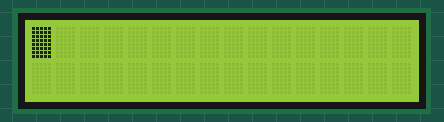
Simulated run of this program. Board: ATmega32, built with avr-gcc and emulated at 16 MHz. On the bench: 16×2 character LCD. Wiring (inferred from the names in the program): character LCD (HD44780): RS PB1; R/W PB2; E PB3; data PC4, PC5, PC6, PC7. EEPROM starts erased. At 0.9 s the program stops and its outputs stay as they are.

Above: at 0.1 s.
At 1.0 s:
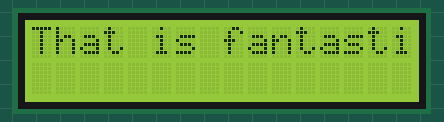

The program:

main.c
```c
/*
 * Glove for deaf.c
 *
 * Created: 2/7/2023 2:53:05 PM
 * Author : Ziad Elbouriny
 */
#define F_CPU 16000000UL
#include <util/delay.h>

#include "ATMEGA32_REG.h"
#include "BIT_MATH.h"
#include "DATA_TYPES.h"
/*MCAL*/
#include "ADC_interface.h"
#include "DIO_Interface.h"
#include "I2C_interface.h"
/* HAL */
#include "LCD_cofig.h"
#include "LCD_interface.h"
#include "EEPROM_interface.h"

void savingSentences(void);

int main(void)

{
	/*ADC PINS*/
	DIO_SetPortDirection(DIO_PORTA,DIO_PORT_INPUT);

	/*LCD PINS*/
	 DIO_SetPinDirection(DIO_PORTC,DIO_PIN4,DIO_PIN_OUTPUT);
	 DIO_SetPinDirection(DIO_PORTC,DIO_PIN5,DIO_PIN_OUTPUT);
	 DIO_SetPinDirection(DIO_PORTC,DIO_PIN6,DIO_PIN_OUTPUT);
	 DIO_SetPinDirection(DIO_PORTC,DIO_PIN7,DIO_PIN_OUTPUT);
	 DIO_SetPinDirection(DIO_PORTB,DIO_PIN1,DIO_PIN_OUTPUT);
	 DIO_SetPinDirection(DIO_PORTB,DIO_PIN2,DIO_PIN_OUTPUT);
	 DIO_SetPinDirection(DIO_PORTB,DIO_PIN3,DIO_PIN_OUTPUT);

	LCD_init();
	savingSentences();

	u8 st[18];
	st[18] = '\0';
	for(u8 i = 0; i <= 16; i++)
	{
		st[i] = EEPROM_Read_Byte(i+30);
	};

	LCD_display(st);

	//LCD_sendChar(EEPROM_Read_Byte(68));
	//LCD_sendChar(EEPROM_Read_Byte(69));
	//LCD_sendChar(EEPROM_Read_Byte(70));
	//LCD_sendChar(EEPROM_Read_Byte(71));
	//LCD_sendChar(EEPROM_Read_Byte(72));
	//LCD_sendChar(EEPROM_Read_Byte(73));
	//LCD_sendChar(EEPROM_Read_Byte(74));
	//LCD_sendChar(EEPROM_Read_Byte(75));
	//LCD_sendChar(EEPROM_Read_Byte(76));
	//LCD_sendChar(EEPROM_Read_Byte(78));
	//LCD_sendChar(EEPROM_Read_Byte(79));
	//LCD_sendChar(EEPROM_Read_Byte(80));
	//LCD_sendChar(EEPROM_Read_Byte(81));
	//LCD_sendChar(EEPROM_Read_Byte(82));
	//LCD_sendChar(EEPROM_Read_Byte(83));
	//LCD_sendChar(EEPROM_Read_Byte(84));
	//LCD_sendChar(EEPROM_Read_Byte(85));


	ADC_init();
	u16 digitalValue1=0;
	u16 digitalValue2=0;
	u32 number=80;

	/* Replace with your application code */
	while (1)
	{

		//ADC_getDigitalValue(&digitalValue1,ADC_CHANNEL_1);
		//u16 analogValue1=(u32)(digitalValue1*5000UL/1024);
		//LCD_goToSpecificPosition(LCD_LINE_ONE,0);
		//LCD_display("value1=");
		//LCD_goToSpecificPosition(LCD_LINE_ONE,7);
		//LCD_writeNumber(analogValue1);
		//ADC_getDigitalValue(&digitalValue2,ADC_CHANNEL_0);
		//u16 analogValue2=(u32)(digitalValue2*5000UL/1024);
		//LCD_goToSpecificPosition(LCD_LINE_TWO,0);
		//LCD_display("value2=");
		//LCD_goToSpecificPosition(LCD_LINE_TWO,7);
		//LCD_writeNumber(analogValue2);

	}
}

void savingSentences()
{
	EEPROM_Write_Byte(0,'I');
	EEPROM_Write_Byte(1,' ');
	EEPROM_Write_Byte(2,'L');
	EEPROM_Write_Byte(3,'o');
	EEPROM_Write_Byte(4,'v');
	EEPROM_Write_Byte(5,'e');
	EEPROM_Write_Byte(6,' ');
	EEPROM_Write_Byte(7,'Y');
	EEPROM_Write_Byte(8,'o');
	EEPROM_Write_Byte(9,'u');

	EEPROM_Write_Byte(10,'G');
	EEPROM_Write_Byte(11,'o');
	EEPROM_Write_Byte(12,'o');
	EEPROM_Write_Byte(13,'d');
	EEPROM_Write_Byte(14,' ');
	EEPROM_Write_Byte(15,'J');
	EEPROM_Write_Byte(16,'o');
	EEPROM_Write_Byte(17,'b');

	EEPROM_Write_Byte(18,'I');
	EEPROM_Write_Byte(19,' ');
	EEPROM_Write_Byte(20,'w');
	EEPROM_Write_Byte(21,'a');
	EEPROM_Write_Byte(22,'t');
	EEPROM_Write_Byte(23,'c');
	EEPROM_Write_Byte(24,'h');
	EEPROM_Write_Byte(25,' ');
	EEPROM_Write_Byte(27,'y');
	EEPROM_Write_Byte(28,'o');
	EEPROM_Write_Byte(29,'u');

	EEPROM_Write_Byte(30,'T');
	EEPROM_Write_Byte(31,'h');
	EEPROM_Write_Byte(32,'a');
	EEPROM_Write_Byte(33,'t');
	EEPROM_Write_Byte(34,' ');
	EEPROM_Write_Byte(35,'i');
	EEPROM_Write_Byte(36,'s');
	EEPROM_Write_Byte(37,' ');
	EEPROM_Write_Byte(38,'f');
	EEPROM_Write_Byte(39,'a');
	EEPROM_Write_Byte(40,'n');
	EEPROM_Write_Byte(41,'t');
	EEPROM_Write_Byte(42,'a');
	EEPROM_Write_Byte(43,'s');
	EEPROM_Write_Byte(44,'t');
	EEPROM_Write_Byte(45,'i');
	EEPROM_Write_Byte(46,'c');

	EEPROM_Write_Byte(47,'I');
	EEPROM_Write_Byte(48,' ');
	EEPROM_Write_Byte(49,'w');
	EEPROM_Write_Byte(50,'i');
	EEPROM_Write_Byte(51,'s');
	EEPROM_Write_Byte(52,'h');
	EEPROM_Write_Byte(53,' ');
	EEPROM_Write_Byte(54,'y');
	EEPROM_Write_Byte(55,'o');
	EEPROM_Write_Byte(56,'u');
	EEPROM_Write_Byte(57,' ');
	EEPROM_Write_Byte(58,'g');
	EEPROM_Write_Byte(59,'o');
	EEPROM_Write_Byte(60,'o');
	EEPROM_Write_Byte(61,'d');
	EEPROM_Write_Byte(62,' ');
	EEPROM_Write_Byte(63,'l');
	EEPROM_Write_Byte(64,'i');
	EEPROM_Write_Byte(65,'f');
	EEPROM_Write_Byte(67,'e');

	EEPROM_Write_Byte(68,'I');
	EEPROM_Write_Byte(69,' ');
	EEPROM_Write_Byte(70,'r');
	EEPROM_Write_Byte(71,'e');
	EEPROM_Write_Byte(72,'a');
	EEPROM_Write_Byte(73,'l');
	EEPROM_Write_Byte(74,'l');
	EEPROM_Write_Byte(75,'y');
	EEPROM_Write_Byte(76,' ');
	EEPROM_Write_Byte(78,'l');
	EEPROM_Write_Byte(79,'o');
	EEPROM_Write_Byte(80,'v');
	EEPROM_Write_Byte(81,'e');
	EEPROM_Write_Byte(82,' ');
	EEPROM_Write_Byte(83,'y');
	EEPROM_Write_Byte(84,'o');
	EEPROM_Write_Byte(85,'u');

	EEPROM_Write_Byte(86,'Y');
	EEPROM_Write_Byte(87,'o');
	EEPROM_Write_Byte(88,'u');

}
```

ADC_interface.h
```c
/*
 * ADC_interface.h
 *
 * Created: 9/24/2022 11:21:09 AM
 *  Author: LEGION
 */
/*utilities*/

#include "BIT_MATH.h"
#include "DATA_TYPES.h"
#include "ATMEGA32_REG.h"


/*Channel Numbers*/
#define ADC_CHANNEL_0        0
#define	ADC_CHANNEL_1        1
#define	ADC_CHANNEL_2        2
#define	ADC_CHANNEL_3        3
#define	ADC_CHANNEL_4        4
#define	ADC_CHANNEL_5        5
#define	ADC_CHANNEL_6        6
#define ADC_CHANNEL_7        7


#ifndef ADC_INTERFACE_H_
#define ADC_INTERFACE_H_
void ADC_init(void);
void ADC_getDigitalValue(u16*digitalValue,u8 channelNumber);


#endif /* ADC_INTERFACE_H_ */
```

ADC_program.c
```c
/*
 * ADC_program.c
 *
 * Created: 9/24/2022 11:20:40 AM
 *  Author: LEGION
 */
/*utilities*/
#include "ATMEGA32_REG.h"
#include "BIT_MATH.h"
#include "DATA_TYPES.h"
/*MCAL*/
#include "ADC_interface.h"

void ADC_init(void)
{
		/*Reference volt AVCC (AREF (6=0,7=0) ,internal (6=1,7=1))*/
		SET_BIT(ADMUX,6);
		CLR_BIT(ADMUX,7);
		CLR_BIT(ADMUX,5);//select to the right adjust
		CLR_BIT(ADCSRA,5);//Disable Auto Trigger (single mode conversion)
		CLR_BIT(ADCSRA,3);//ADC interrupt Disable
		/*ADC Prescaler 128 for 16MHZ (125KHZ)*/
		SET_BIT(ADCSRA,0);
		SET_BIT(ADCSRA,1);
		SET_BIT(ADCSRA,2);


		SET_BIT(ADCSRA,7);//ADC Enable
}
void ADC_getDigitalValue(u16*digitalValue,u8 channelNumber)
{
	if(channelNumber<32 && digitalValue!=NULL)
	{
		/*Select Channel */
		ADMUX &= 0B11100000;
		ADMUX |= channelNumber;
		/*Start Conversion*/
		SET_BIT(ADCSRA,6);
		/*wait for the flag*/
		while(!GET_BIT(ADCSRA,4));
		/*Clear Flag */
		SET_BIT(ADCSRA,4);
		/*Read Digital Value */
		*digitalValue=ADC_u16;
	}

}
```

ATMEGA32_REG.h
```c
/*
 * ATMEGA32_REG.h
 *
 * Created: 9/3/2022 11:56:09 AM
 *  Author: LEGION
 */


#ifndef ATMEGA32_REG_H_
#define ATMEGA32_REG_H_
		/*DIO REGUSTERS*/
/*DATA DIRECTION REGISTERS*/
#define DDRA  (*(volatile u8*)0x3A)
#define DDRB  (*(volatile u8*)0x37)
#define DDRC  (*(volatile u8*)0x34)
#define DDRD  (*(volatile u8*)0x31)

/*OUTPUT REGISTERS*/
#define PORTA  (*(volatile u8*)0x3B)
#define PORTB  (*(volatile u8*)0x38)
#define PORTC  (*(volatile u8*)0x35)
#define PORTD  (*(volatile u8*)0x32)

/*INPUT REGISTERS*/

#define PINA  (*(volatile u8*)0x39)
#define PINB  (*(volatile u8*)0x36)
#define PINC  (*(volatile u8*)0x33)
#define PIND  (*(volatile u8*)0x30)


		/* EXTERNAL INTERRUPTS REGISTERS */
#define MCUCR (*(volatile u8*)0x55)
#define MCUCSR (*(volatile u8*)0x54)
#define GICR (*(volatile u8*)0x5B)
#define GIFR (*(volatile u8*)0x5A)

#define SREG (*(volatile u8*)0x5F)


		/* ADC registers */

//ADC Multiplexer Selection Register
#define ADMUX (*(volatile u8*)0x27)
//ADC Control and Status Register
#define ADCSRA (*(volatile u8*)0x26)
/*The ADC Data Register*/
#define ADCH (*(volatile u8*)0x25)
#define ADCL (*(volatile u8*)0x24)
#define ADC_u16 (*(volatile u16*)0x24)
//Special FunctionIO Register
#define SFIOR (*(volatile u8*)0x50)

/*TIMERS REGISTERS*/
/*TIMER0 */
#define TCCR0 (*(volatile u8*)0x53)
#define TCNT0 (*(volatile u8*)0x52)
#define OCR0 (*(volatile u8*)0x5C)
#define TIMSK (*(volatile u8*)0x59)
#define TIFR (*(volatile u8*)0x58)

/* UART REGISTERS*/

// USART I/O Data Register
#define UDR            (*(volatile u8*)0x2C)

// USART Control and Status Register A
#define UCSRA          (*(volatile u8*)0x2B)

// USART Control and Status Register B
#define UCSRB          (*(volatile u8*)0x2A)

// USART Control and Status Register C
#define UCSRC          (*(volatile u8*)0x40)

// USART Baud Rate Registers
#define UBRRL          (*(volatile u8*)0x29)
#define UBRRH          (*(volatile u8*)0x40)

/*I2C(TWI) Registers*/
//TWI Bit Rate Register
#define  TWBR			(*(volatile u8*)0x20)
//TWI Control Register
#define TWCR			(*(volatile u8*)0x56)
//TWI Status Register
#define TWSR			(*(volatile u8*)0x21)
//TWI Data Register
#define TWDR			(*(volatile u8*)0x23)
//TWI (Slave) Address Register
#define TWAR			(*(volatile u8*)0x22)

/* EEPROM */

#define EEARL              *((volatile u8*)0x3E)
#define EEARH              *((volatile u8*)0x3F)
#define EEDR               *((volatile u8*)0x3D)
#define EECR               *((volatile u8*)0x3C)
#define EEAR_u16           *((volatile u16*)0x3E)

#endif /* ATMEGA32_REG_H_ */
```

DATA_TYPES.h
```c
/******************************************************************************
*                                                                             *
************************* Date    : 27/8/2022      ****************************
************************* Name    : Mohamed Ashraf ****************************
************************* version : 1.0            ****************************
************************* SWC     : BIT MATH       ****************************
*                                                                             *
******************************************************************************/


#ifndef DATA_TYPES_H_INCLUDED
#define DATA_TYPES_H_INCLUDED

typedef unsigned char 				u8;
typedef signed char 				s8;

typedef unsigned short int			u16;
typedef signed short int 			s16;

typedef unsigned long int			u32;
typedef signed long int 			s32;

typedef float                       f32;
typedef double                      f64;
#define NULL 0


#endif 
```

EEPROM_interface.h
```c
/*
 * EEPROM_interface.h
 *
 * Created: 2/11/2023 10:32:58 PM
 *  Author: Kimo Store
 */


#ifndef EEPROM_INTERFACE_H_
#define EEPROM_INTERFACE_H_


void EEPROM_Write_Byte(u8 address,u8 value);

u8 EEPROM_Read_Byte(u8 address);


#endif /* EEPROM_INTERFACE_H_ */
```

EEPROM_program.c
```c
/*
 * EEPROM_program.c
 *
 * Created: 2/11/2023 10:33:22 PM
 *  Author: Kimo Store
 */

/* UTILES_LIB */

#include "BIT_MATH.h"
#include "DATA_TYPES.h"
#include "ATMEGA32_REG.h"


void EEPROM_Write_Byte(u8 address,u8 value)
{

		while( GET_BIT(EECR,1)==1 );  /* POLLING WITH BLOCKING to wait until the EEWE is cleared */

		EEAR_u16 = address;
												//EECR |= (1<<EERE);


		EEDR = value;
		SET_BIT(EECR,2);						//EECR |= (1<<EEMWE);
		SET_BIT(EECR,1);						//EECR |= (1<<EEWE);


}

void EEPROM_Read_Byte(u8 address,u8 *value)
{

	while( GET_BIT(EECR,1)==1 );


	EEAR_u16 = address;

	SET_BIT(EECR,0);							//EECR |= (1<<EERE);


	*value = EEDR;


}
```

I2C_INTERFACE.h
```c
/*
 * I2C_INTERFACE.h
 *
 * Created: 10/21/2022 11:12:29 AM
 *  Author: Ziad Elbouriny
 */


#ifndef TWI_INTERFACE_H_
#define TWI_INTERFACE_H_


void TWI_initMaster           (void);
void TWI_initSlave            (u8 slaveAdd);
void TWI_sendStartCondition   (void);
void TWI_sendRepStartCondition(void);
void TWI_sendStopCondition    (void);
void TWI_sendSlaveAddwithWrite(u8 slaveAdd);
void TWI_sendSlaveAddwithRead (u8 slaveAdd);
void TWI_sendMasterDataByte   (u8 TxData);
void TWI_readMasterDataByte   (u8* RxData);


#endif /* TWI_INTERFACE_H_ */
```

I2C_PROGRAM.c
```c
/*
 * I2C_PROGRAM.c
 *
 * Created: 10/21/2022 11:12:06 AM
 *  Author: Ziad Elbouriny
 */

/* UTILES_LIB */
#include "DATA_TYPES.h"
#include "BIT_MATH.h"
#include "ATMEGA32_REG.h"

/* MCAL */
#include "I2C_INTERFACE.h"


void TWI_initMaster(void)
{
	// Set Prescaller = 1 >> Set Freq. = 400KHZ
	TWBR = 12;
	CLR_BIT(TWSR,0);
	CLR_BIT(TWSR,1);

	// Enable ACK
	SET_BIT(TWCR,6);

	// Enable TWI
	SET_BIT(TWCR,2);
}


void TWI_initSlave(u8 slaveAdd)
{
	if(slaveAdd<128)
	{
		TWAR = slaveAdd<<1;

		// Disable General Call
	    CLR_BIT(TWAR,0);

		// Enable ACK
	    SET_BIT(TWCR,6);

	    // Enable TWI
	    SET_BIT(TWCR,2);
	}
	else
	{
		//Do Nothing
	}
}


void TWI_sendStartCondition(void)
{
	// Send Start Condition
	SET_BIT(TWCR,5);

	// Clear flag to start current job
	SET_BIT(TWCR,7);

	// Wait for the flag
	while(0 == GET_BIT(TWCR,7));

	// Check ACK = SC ACK
	while((TWSR & 0xF8) != 0x08);
}


void TWI_sendRepStartCondition(void)
{
	// Send Start Condition
	SET_BIT(TWCR,5);

	// Clear flag to start current job
	SET_BIT(TWCR,7);

	// Wait for the flag
	while(0 == GET_BIT(TWCR,7));

	// Check ACK = Repeated SC ACK
	while((TWSR & 0xF8) != 0x10);
}


void TWI_sendStopCondition(void)
{
	// Send Stop Condition
	SET_BIT(TWCR,4);

	// Clear flag to start current job
	SET_BIT(TWCR,7);
}


void TWI_sendSlaveAddwithWrite(u8 slaveAdd)
{
	// Send slave address
	TWDR = slaveAdd<<1;

	// Select write operation
	CLR_BIT(TWDR,0);

	// Clear SC bit
	CLR_BIT(TWCR,5);

	// Clear flag to start current job
	SET_BIT(TWCR,7);

	// Wait for the flag
	while(0 == GET_BIT(TWCR,7));

	// Check ACK = Master transmit ( slave address + Write request ) ACK
	while((TWSR & 0xF8) != 0x18);
}


void TWI_sendSlaveAddwithRead(u8 slaveAdd)
{
	// Send slave address
	TWDR = slaveAdd<<1;

	// Select read operation
	SET_BIT(TWDR,0);

	// Clear SC bit
	CLR_BIT(TWCR,5);

	// Clear flag to start current job
	SET_BIT(TWCR,7);

	// Wait for the flag
	while(0 == GET_BIT(TWCR,7));

	// Check ACK = Master transmit ( slave address + Read request ) ACK
	while((TWSR & 0xF8) != 0x40);
}


void TWI_sendMasterDataByte(u8 TxData)
{
	// Write Data into data register to be transmited
	TWDR = TxData;

	// Clear flag to start current job
	SET_BIT(TWCR,7);

	// Wait for the flag
	while(0 == GET_BIT(TWCR,7));

	// Check ACK = Master transmit data ACK
	while((TWSR & 0xF8) != 0x28);
}


void TWI_readMasterDataByte(u8* RxData)
{
	// Clear flag to start current job
	SET_BIT(TWCR,7);

	// Wait for the flag
	while(0 == GET_BIT(TWCR,7));

	// Check ACK = Master received data with ACK
	while((TWSR & 0xF8) != 0x50);

	// Read Data from data register
	*RxData = TWDR;
}
```

LCD_cofig.h
```c
/*
 * cofig.h
 *
 * Created: 9/10/2022 10:20:28 AM
 *  Author: LEGION
 */


#ifndef COFIG_H_
#define COFIG_H_


/* Macros For Rs configuration */
#define LCD_RS_PORT           DIO_PORTB
#define LCD_RS_PIN            DIO_PIN1

/* Macros For Rw configuration */
#define LCD_RW_PORT           DIO_PORTB
#define LCD_RW_PIN            DIO_PIN2

/* Macros For En configuration */
#define LCD_EN_PORT           DIO_PORTB
#define LCD_EN_PIN            DIO_PIN3


/* Options FOR LCD Mode:
1- LCD_8_BIT_MODE
2- LCD_4_BIT_MODE */

#define LCD_MODE              LCD_4_BIT_MODE


#define LCD_DATA_PORT         DIO_PORTA


/* 4 Bit Mode Pins Configurtion */


#define LCD_D4_PIN            DIO_PIN4
#define LCD_D4_PORT           DIO_PORTA

#define LCD_D5_PIN            DIO_PIN5
#define LCD_D5_PORT           DIO_PORTA

#define LCD_D6_PIN            DIO_PIN6
#define LCD_D6_PORT           DIO_PORTA

#define LCD_D7_PIN            DIO_PIN7
#define LCD_D7_PORT           DIO_PORTA


#endif /* COFIG_H_ */
```

LCD_interface.h
```c
/*
 * LCD_interface.h
 *
 * Created: 9/10/2022 10:20:59 AM
 *  Author: LEGION
 */


#ifndef LCD_INTERFACE_H_
#define LCD_INTERFACE_H_


#define LCD_8_BIT_MODE          1
#define LCD_4_BIT_MODE          2

/* Macros For LCD Line Id */
#define LCD_LINE_ONE            1
#define LCD_LINE_TWO            2

/* Macros For LCD Shifting Direction */
#define LCD_SHIFT_LEFT          0
#define LCD_SHIFT_RIGHT         1

void LCD_init(void);
void LCD_sendChar(u8 data);
void LCD_sendCmnd(u8 cmnd);
void LCD_display(u8*string);
void LCD_writeNumber(u32 number);
void LCD_goToSpecificPosition(u8 LineNumber, u8 Position);
static void PRIVATE_WriteHalfPort(u8 value);


#endif /* LCD_INTERFACE_H_ */
```

BIT_MATH.h
```c
/******************************************************************************
*                                                                             *
************************* Date    : 27/8/2022      ****************************
************************* Name    : Mohamed Ashraf ****************************
************************* version : 1.0            ****************************
************************* SWC     : BIT MATH       ****************************
*                                                                             *
******************************************************************************/


#ifndef BIT_MATH_H_INCLUDED
#define BIT_MATH_H_INCLUDED

#define SET_BIT(REG,BIT_NUM)	REG|=(1<<BIT_NUM)
#define CLR_BIT(REG,BIT_NUM)	REG&=(~(1<<BIT_NUM))
#define TOG_BIT(REG,BIT_NUM)	REG^=(1<<BIT_NUM)
#define GET_BIT(REG,BIT_NUM)	((REG>>BIT_NUM)&1)


#endif 
```

DIO_Interface.h
```c
/*
 * IncFile1.h
 *
 * Created: 9/3/2022 11:35:54 AM
 *  Author: LEGION
 */


#ifndef DIO_INTERFACE_H_
#define DIO_INTERFACE_H_
#include "DATA_TYPES.h"

		/*PortId*/

#define DIO_PORTA 0
#define DIO_PORTB 1
#define DIO_PORTC 2
#define DIO_PORTD 3

		/*PinDirection*/

#define DIO_PIN_OUTPUT 1
#define DIO_PIN_INPUT 0

			/*PinId*/

#define DIO_PIN0  0
#define DIO_PIN1  1
#define DIO_PIN2  2
#define DIO_PIN3  3
#define DIO_PIN4  4
#define DIO_PIN5  5
#define DIO_PIN6  6
#define DIO_PIN7  7

			/*pin value*/

#define DIO_PIN_HIGH 1
#define DIO_PIN_LOW 0

			/*PortValue*/

#define DIO_PORT_OUTPUT 0xff
#define DIO_PORT_INPUT 0x00

#define DIO_PORT_HIGH 1
#define DIO_PORT_LOW 0

/*Pin APIS(application program interface)*/

void DIO_SetPinDirection(u8 PortId,u8 PinId,u8 PinDirection);
void DIO_SetPinValue(u8 PortId,u8 PinId,u8 PinValue);
void DIO_GetPinValue(u8 PortId,u8 PinId,u8* PinValue);
void DIO_TogglePinValue(u8 PortId,u8 PinId);
void DIO_SetInputPinResistance(u8 PortId,u8 PinId);
/*Port APIS(application program interface)*/

void DIO_SetPortDirection(u8 PortId,u8 PortDirection);
void DIO_SetPortValue(u8 PortId,u8 PortValue);
void DIO_GetPortValue(u8 PortId,u8* PortValue);
void DIO_TogglePortValue(u8 PortId);

void DIO_SetInputPortResistance(u8 PortId);


#endif /* DIO_Interface_H_ */
```

Source omitted: LCD_program.c (3796 bytes), DIO_Program.c (4277 bytes)

Measured:
- what the display in image 0 shows lasts 0.9 s, from 0.0 s to 0.9 s
